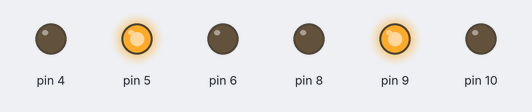
The sketch below on a simulated Arduino Uno, built with avr-gcc and run on an emulated ATmega328P. Shown: output pins drawn as LEDs (lit = HIGH). What the sketch prints to the serial monitor is not drawn.

Above: at 0.1 s.
Timing chart, 0 to 1.6 s (numbered marks = the images above):
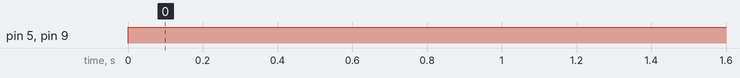

The sketch:

Brushed_dc_motor.ino
```cpp
#include "TB6612FNG.h"

TB6612FNG motorDriver;

double voltInMotorA = 0;
double voltInMotorB = 0;

void setup()
{
  Serial.begin(115200);

  motorDriver.config(7, 12, 255);
  motorDriver.configMotorA(4, 6, 5, false);
  motorDriver.configMotorB(8, 9, 10, true);

  motorDriver.init();
  motorDriver.initMotorA();
  motorDriver.initMotorB();

  motorDriver.enableMotorA();
  motorDriver.enableMotorB();
}

void loop()
{
  while(Serial.available() > 0)
  {
    // voltInMotorA = Serial.readString().toDouble();
    voltInMotorB = Serial.readString().toDouble();
  }

  Serial.print(voltInMotorA);
  Serial.print("\t");
  Serial.println(voltInMotorB);

  motorDriver.commandMotorA(voltInMotorA);
  motorDriver.commandMotorB(voltInMotorB);

  delay(10);
}
```

TB6612FNG.cpp
```cpp
#include "TB6612FNG.h"

TB6612FNG::TB6612FNG()
{
}

TB6612FNG::~TB6612FNG()
{
}

void TB6612FNG::config(uint8_t pinStandby, double voltInDriver, uint16_t pwmMax)
{
  m_pinStandby = pinStandby;
  m_voltInDriver = voltInDriver;
  m_pwmMax = pwmMax;
}

void TB6612FNG::configMotorA(uint8_t pinPWM_A, uint8_t pinINA_1, uint8_t pinINA_2, bool reverse)
{
  m_pinPWM_A = pinPWM_A;
  m_reverseMotorA = reverse;

  if(reverse)
  {
    m_pinINA_1 = pinINA_2;
    m_pinINA_2 = pinINA_1;
  }
  else
  {
    m_pinINA_1 = pinINA_1;
    m_pinINA_2 = pinINA_2;
  }
}

void TB6612FNG::configMotorB(uint8_t pinPWM_B, uint8_t pinINB_1, uint8_t pinINB_2, bool reverse)
{
  m_pinPWM_B = pinPWM_B;
  m_reverseMotorB = reverse;

  if(reverse)
  {
    m_pinINB_1 = pinINB_2;
    m_pinINB_2 = pinINB_1;
  }
  else
  {
    m_pinINB_1 = pinINB_1;
    m_pinINB_2 = pinINB_2;
  }
}

void TB6612FNG::init()
{
  digitalWrite(m_pinStandby, HIGH);
}

void TB6612FNG::initMotorA()
{
  pinMode(m_pinPWM_A, OUTPUT);
  pinMode(m_pinINA_1, OUTPUT);
  pinMode(m_pinINA_2, OUTPUT);
}

void TB6612FNG::initMotorB()
{
  pinMode(m_pinPWM_B, OUTPUT);
  pinMode(m_pinINB_1, OUTPUT);
  pinMode(m_pinINB_2, OUTPUT);
}

void TB6612FNG::disableMotorA()
{
  digitalWrite(m_pinINA_1, LOW);
  digitalWrite(m_pinINA_2, LOW);
  analogWrite(m_pinPWM_A, 0);
}

void TB6612FNG::disableMotorB()
{
  digitalWrite(m_pinINB_1, LOW);
  digitalWrite(m_pinINB_2, LOW);
  analogWrite(m_pinPWM_B, 0);
}

void TB6612FNG::enableMotorA()
{
  digitalWrite(m_pinINA_1, HIGH);
  digitalWrite(m_pinINA_2, LOW);
  analogWrite(m_pinPWM_A, 0);
}

void TB6612FNG::enableMotorB()
{
  digitalWrite(m_pinINB_1, HIGH);
  digitalWrite(m_pinINB_2, LOW);
  analogWrite(m_pinPWM_B, 0);
}

void TB6612FNG::commandMotorA(double voltInMotorA)
{
  voltInMotorA = constrain(voltInMotorA, -m_voltInDriver, m_voltInDriver);

  if(voltInMotorA < 0)
  {
    voltInMotorA = -voltInMotorA;
    digitalWrite(m_pinINA_1, HIGH);
    digitalWrite(m_pinINA_2, LOW);
  }
  else
  {
    digitalWrite(m_pinINA_1, LOW);
    digitalWrite(m_pinINA_2, HIGH);
  }

  analogWrite(m_pinPWM_A, constrain(static_cast<int>(voltInMotorA * static_cast<double>(m_pwmMax) / m_voltInDriver), 0, m_pwmMax));
}

void TB6612FNG::commandMotorB(double voltInMotorB)
{
  voltInMotorB = constrain(voltInMotorB, -m_voltInDriver, m_voltInDriver);

  if(voltInMotorB < 0)
  {
    voltInMotorB = -voltInMotorB;
    digitalWrite(m_pinINB_1, HIGH);
    digitalWrite(m_pinINB_2, LOW);
  }
  else
  {
    digitalWrite(m_pinINB_1, LOW);
    digitalWrite(m_pinINB_2, HIGH);
  }

  analogWrite(m_pinPWM_B, constrain(static_cast<int>(voltInMotorB * static_cast<double>(m_pwmMax) / m_voltInDriver), 0, m_pwmMax));
}

void TB6612FNG::eStopDrive()
{
  digitalWrite(m_pinStandby, LOW);

  digitalWrite(m_pinINA_1, LOW);
  digitalWrite(m_pinINA_2, LOW);
  analogWrite(m_pinPWM_A, 0);
  digitalWrite(m_pinINB_1, LOW);
  digitalWrite(m_pinINB_2, LOW);
  analogWrite(m_pinPWM_B, 0);
}

void TB6612FNG::enableDrive()
{
  digitalWrite(m_pinStandby, HIGH);

  digitalWrite(m_pinINA_1, LOW);
  digitalWrite(m_pinINA_2, LOW);
  analogWrite(m_pinPWM_A, 0);
  digitalWrite(m_pinINB_1, LOW);
  digitalWrite(m_pinINB_2, LOW);
  analogWrite(m_pinPWM_B, 0);
}
```

TB6612FNG.h
```cpp
#ifndef TB6612FNG_H
#define TB6612FNG_H

#include <Arduino.h>
#include <stdint.h>

class TB6612FNG
{
public:
  TB6612FNG();

  ~TB6612FNG();

  void config(uint8_t pinStandby, double voltInDriver, uint16_t pwmMax);

  void configMotorA(uint8_t pinPWM_A, uint8_t pinINA_1, uint8_t pinINA_2, bool reverse);

  void configMotorB(uint8_t pinPWM_B, uint8_t pinINB_1, uint8_t pinINB_2, bool reverse);

  void init();

  void initMotorA();

  void initMotorB();

  void disableMotorA();

  void disableMotorB();

  void enableMotorA();

  void enableMotorB();

  void commandMotorA(double voltInMotorA);

  void commandMotorB(double voltInMotorB);

  void eStopDrive();

  void enableDrive();

private:
  uint8_t m_pinPWM_A;
  uint8_t m_pinINA_1;
  uint8_t m_pinINA_2;

  uint8_t m_pinPWM_B;
  uint8_t m_pinINB_1;
  uint8_t m_pinINB_2;

  uint8_t m_pinStandby;

  bool m_reverseMotorA;
  bool m_reverseMotorB;

  double m_voltInDriver;

  uint16_t m_pwmMax;
};

#endif  // TB6612FNG_H
```

Measured:
- by itself, pin 5, pin 9: LOW → HIGH at 0.00 s
